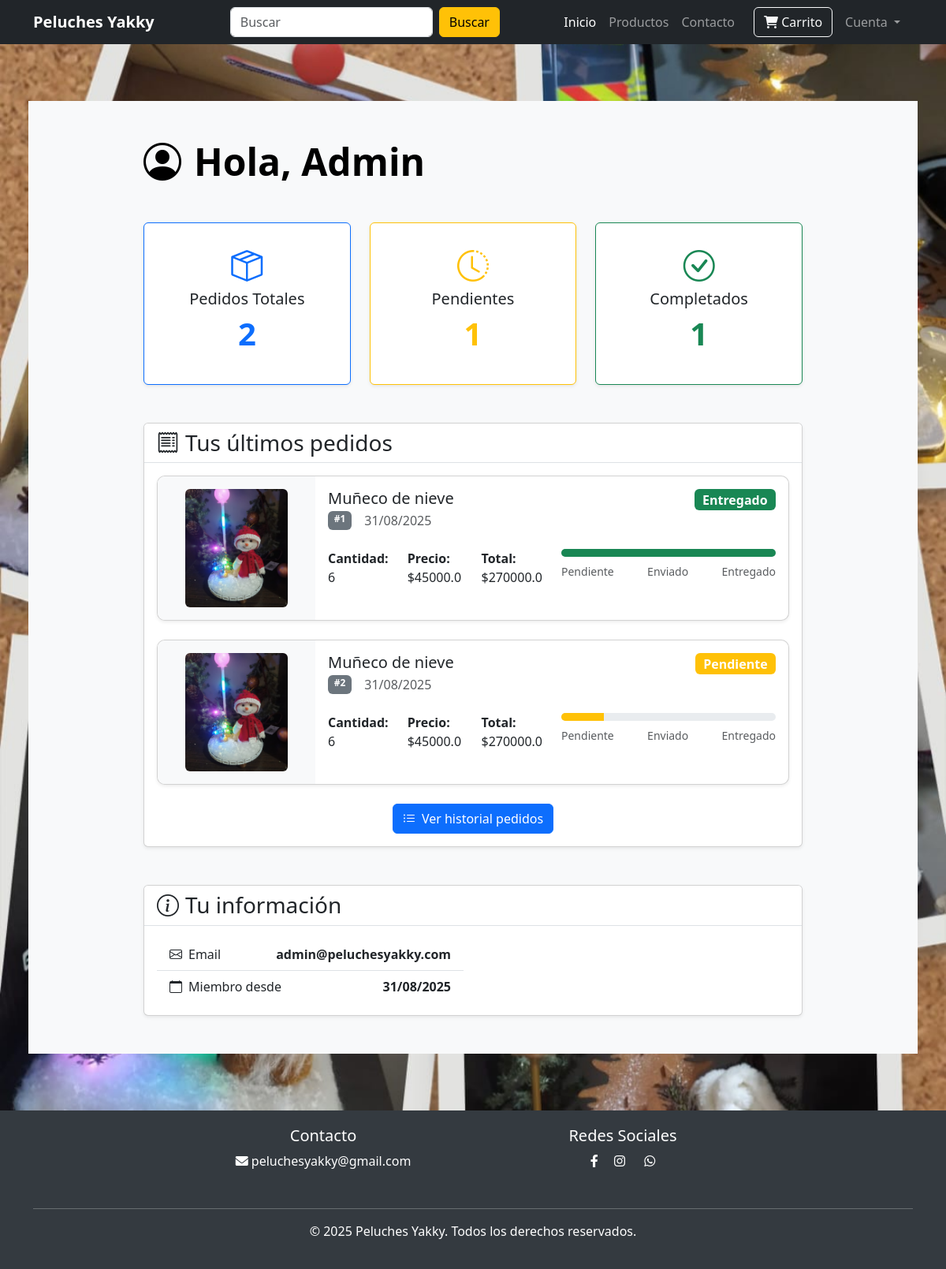
The page /profile/1 (signed in) on the database its author committed.
### website/models.py (models this page shows, shortened)
class Customer(db.Model, UserMixin):
    id = db.Column(db.Integer, primary_key=True)
    email = db.Column(db.String(100), unique=True)
    username = db.Column(db.String(100))
    password_hash = db.Column(db.String(150))
    date_joined = db.Column(db.DateTime(), default=datetime.utcnow)
    cart_items = db.relationship(
        "Cart", backref=db.backref("customer", lazy=True), cascade="all, delete-orphan"
    )
    orders = db.relationship(
        "Order", backref=db.backref("customer", lazy=True), cascade="all, delete-orphan"
    )
    @property
    def password(self):
        raise AttributeError("Password is not a readable Attribute")

class Order(db.Model):
    id = db.Column(db.Integer, primary_key=True)
    quantity = db.Column(db.Integer, nullable=False)
    price = db.Column(db.Float, nullable=False)
    status = db.Column(db.String(100), default="Pendiente")
    payment_id = db.Column(db.String(1000), default=lambda: str(uuid.uuid4())[:8])
    address = db.Column(db.String(1000), nullable=False)
    phone = db.Column(db.String(20), nullable=False)
    forma_pago = db.Column(db.String(20), nullable=False)
    fecha_creacion= db.Column(db.DateTime(), default=datetime.utcnow)
    customer_link = db.Column(db.Integer, db.ForeignKey("customer.id"), nullable=False)
    product_link = db.Column(db.Integer, db.ForeignKey("product.id"), nullable=False)

class Product(db.Model):
    id = db.Column(db.Integer, primary_key=True)
    product_name = db.Column(db.String(100), nullable=False)
    current_price = db.Column(db.Integer, nullable=False)
    precio_costo = db.Column(db.Integer, nullable=False) #tarea
    previous_price = db.Column(db.Integer, nullable=False)
    in_stock = db.Column(db.Integer, nullable=False)
    product_picture = db.Column(db.String(1000), nullable=False)
    flash_sale = db.Column(db.Boolean, default=False)
    date_added = db.Column(db.DateTime, default=datetime.utcnow)
    descripcion = db.Column(db.String(1000), nullable=False)
    carts = db.relationship(
        "Cart", backref=db.backref("product", lazy=True), cascade="all, delete-orphan"
    )
    orders = db.relationship(
        "Order", backref=db.backref("product", lazy=True), cascade="all, delete-orphan"
    )

### website/auth.py (the view)
@auth.route("/profile/<int:customer_id>")
@login_required
def profile(customer_id):
    customer = Customer.query.get(customer_id)
    pedidos = Order.query.filter_by(customer_link=customer_id).all()
    print("Customer ID:", customer_id)
    return render_template(
        "profile.html",
        customer=customer,
        pedidos=pedidos,
        cart=(
            Cart.query.filter_by(customer_link=current_user.id).all()
            if current_user.is_authenticated
            else []
        ),
    )

### website/templates/profile.html (shortened to what this page needs)
{% extends 'index.html' %}
{% block body %}
<div class="container-fluid fondo py-5" style="min-height: 100vh;">
    <div class="row justify-content-center bg-light p-5 m-4">
        <div class="col-lg-10">
            <div class="d-flex justify-content-between align-items-center mb-5 ">
                <h1 class="text-black mb-0 display-5 fw-bold">
                    <i class="bi bi-person-circle me-3"></i>Hola, {{ customer.username }}
                </h1>
            </div>
            <div class="row g-4 mb-5">
                <div class="col-md-4 ">
                    <div class="card border-primary shadow-sm h-100 hover-effect">
                        <div class="card-body text-center py-4">
                            <i class="bi bi-box-seam fs-1 text-primary mb-3"></i>
                            <h3 class="h5">Pedidos Totales</h3>
                            <p class="display-6 fw-bold text-primary">
                                {{ pedidos|length }}
                            </p>
                        </div>
                    </div>
                </div>
                <div class="col-md-4">
                    <div class="card border-warning shadow-sm h-100 hover-effect">
                        <div class="card-body text-center py-4">
                            <i class="bi bi-clock-history fs-1 text-warning mb-3"></i>
                            <h3 class="h5">Pendientes</h3>
                            <p class="display-6 fw-bold text-warning">
                                {{ pedidos|selectattr('status', 'equalto', 'Pendiente')|list|length }}
                            </p>
                        </div>
                    </div>
                </div>
                <div class="col-md-4">
                    <div class="card border-success shadow-sm h-100 hover-effect">
                        <div class="card-body text-center py-4">
                            <i class="bi bi-check-circle fs-1 text-success mb-3"></i>
                            <h3 class="h5">Completados</h3>
                            <p class="display-6 fw-bold text-success">
                                {{ pedidos|selectattr('status', 'equalto', 'Entregado')|list|length }}
                            </p>
                        </div>
                    </div>
                </div>
            </div>
            <div class="card shadow-sm mb-5">
                <div class="card-header bg-white border-bottom">
                    <h3 class="mb-0">
                        <i class="bi bi-receipt me-2"></i>Tus últimos pedidos
                    </h3>
                </div>
                <div class="card-body">
                    {% if pedidos %}
                    <div class="row g-4">
                        {% for item in pedidos[:3] %}
                        <div class="col-12">
                            <div class="card product-card shadow-sm h-100 hover-effect">
                                <div class="row g-0">
                                    <div class="col-md-3 d-flex align-items-center justify-content-center p-3 bg-light">
                                        <img src="../{{ item.product.product_picture }}"
                                            alt="{{ item.product.product_name }}" class="img-fluid rounded"
                                            style="max-height: 150px; object-fit: contain;">
                                    </div>
                                    <div class="col-md-9">
                                        <div class="card-body">
                                            <div class="d-flex justify-content-between align-items-start mb-3">
                                                <div>
                                                    <h4 class="h5 mb-1">{{ item.product.product_name }}</h4>
                                                    <div class="d-flex gap-3 mb-2">
                                                        <span class="badge bg-secondary">
                                                            #{{ item.id }}
                                                        </span>
                                                        <span class="text-muted">
                                                            {{ item.fecha_creacion.strftime('%d/%m/%Y') }}
                                                        </span>
                                                    </div>
                                                </div>
                                                <span class="badge bg-{{
                                                        'warning' if item.status == 'Pendiente'
                                                        else 'info' if item.status == 'Enviado'
                                                        else 'success' }} fs-6">
                                                    {{ item.status }}
                                                </span>
                                            </div>
                                            <div class="row">
                                                <div class="col-md-6">
                                                    <div class="d-flex gap-4 mb-3">
                                                        <p class="mb-0"><strong>Cantidad:</strong> {{ item.quantity }}
                                                        </p>
                                                        <p class="mb-0"><strong>Precio:</strong> ${{ item.price }}</p>
                                                        <p class="mb-0"><strong>Total:</strong> ${{ item.price *
                                                            item.quantity }}</p>
                                                    </div>
                                                </div>
                                                <div class="col-md-6">
                                                    <div class="progress" style="height: 10px;">
                                                        <div class="progress-bar
                                                                {{ 'bg-warning' if item.status == 'Pendiente' }}
                                                                {{ 'bg-info progress-bar-striped' if item.status == 'Enviado' }}
                                                                {{ 'bg-success' if item.status == 'Entregado' }}"
                                                            data-status="{{item.status}}" role="progressbar"
                                                            aria-valuemin="0" aria-valuemax="100">
                                                        </div>
                                                    </div>
                                                    <div class="d-flex justify-content-between mt-2 small text-muted">
                                                        <span>Pendiente</span>
                                                        <span>Enviado</span>
                                                        <span>Entregado</span>
                                                    </div>
                                                </div>
                                            </div>
                                        </div>
                                    </div>
                                </div>
                            </div>
                        </div>
                        {% endfor %}
                    </div>
                    <div class="text-center mt-4">
                        <a href="/pedidos" class="btn btn-primary">
                            <i class="bi bi-list-ul me-2"></i>Ver historial pedidos
                        </a>
                    </div>
                    {% endif %}
                </div>
            </div>
            <div class="card shadow-sm hover-effect">
                <div class="card-header bg-white border-bottom">
                    <h3 class="mb-0">
                        <i class="bi bi-info-circle me-2"></i>Tu información
                    </h3>
                </div>
                <div class="card-body">
                    <div class="row">
                        <div class="col-md-6">
                            <ul class="list-group list-group-flush">
                                <li class="list-group-item d-flex justify-content-between align-items-center">
                                    <span><i class="bi bi-envelope me-2"></i>Email</span>
                                    <span class="fw-bold">{{ customer.email }}</span>
                                </li>
                                <li class="list-group-item d-flex justify-content-between align-items-center">
                                    <span><i class="bi bi-calendar me-2"></i>Miembro desde</span>
                                    <span class="fw-bold">{{ customer.date_joined.strftime('%d/%m/%Y') if
                                        customer.date_joined else 'Fecha no disponible' }}</span>
                                </li>
                            </ul>
                        </div>
                    </div>
                </div>
            </div>
        </div>
    </div>
</div>
{% endblock %}

### website/static/css/style.css (style rules this page uses)
.fondo { background-image: url(../img/fondo.png); background-position: center; background-repeat: repeat; background-attachment: fixed; background-size: cover; }
.product-card { transition: transform 0.3s; }

### website/templates/profile.html (style rules this page uses)
.hover-effect { transition: transform 0.3s, box-shadow 0.3s; }
.fondo { background-color: #f8f9fa; }
.product-card { border-radius: 10px; overflow: hidden; }

### rows shown on the page
Customer: username "Admin", email "admin@peluchesyakky.com", date_joined "31/08/2025"
Order: product.product_picture (picture), product.product_name "Muñeco de nieve", id "1", fecha_creacion "31/08/2025", status "Entregado", quantity "6", price "45000.0", price+quantity "270000.0"
Order: product.product_picture (picture), product.product_name "Muñeco de nieve", id "2", fecha_creacion "31/08/2025", status "Pendiente", quantity "6", price "45000.0", price+quantity "270000.0"

### other values the page prints
{{ pedidos|length }} "2"
{{ pedidos|selectattr('status', 'equalto', 'Pendiente')|list|length }} "1"
{{ pedidos|selectattr('status', 'equalto', 'Entregado')|list|length }} "1"
